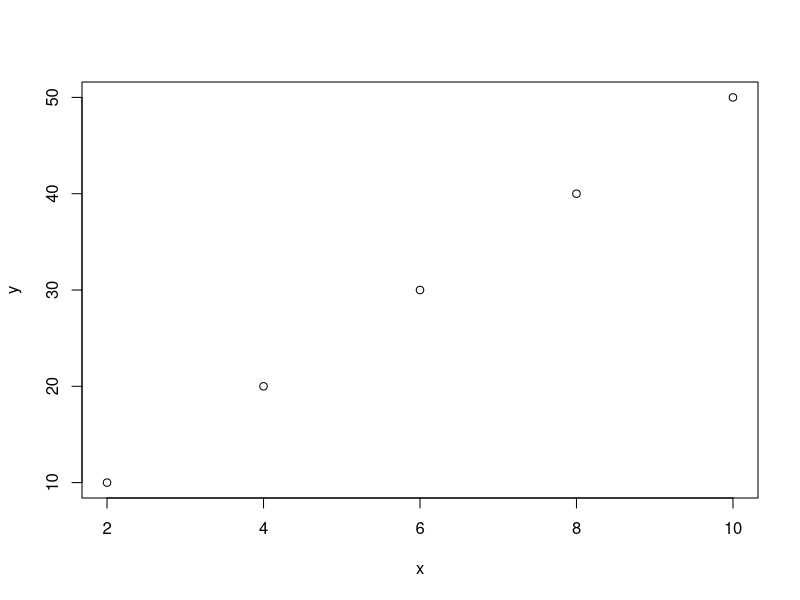

Source code (R): (Note: this script raises an error after producing the figure.)
## ---- chunk 1
x <- c(2, 4, 6, 8, 10)
y <- c(10, 20, 30, 40, 50)
## ---- chunk 2
x
## ---- chunk 3
plot(x, y)
## ---- chunk 4
x <- c(2)
y <- c(10, 20, 30, 40, 50)
plot(x, y)
## ---- chunk 5
x <- c(2, 2, 2, 2, 2)
y <- c(10, 20, 30, 40, 50)
plot(x, y)
length(x)
length(y)
## ---- chunk 6
A <- c(2, 2, 2, 2, 2)
B <- c(10, 20, 30, 40, 50)
plot(A, B)
## ---- chunk 7
a <- c(1, 3, 5)
a <- c(2, 4, 5, 6, 7)
b <- c(2, 2, 4, 6)
b <- c(2, 4, 6)
## ---- chunk 8
help(plot)
## ---- chunk 9
x <- c(2, 4, 6, 8, 10)
y <- c(10, 20, 30, 40, 50)
plot(x,y, xlab = "temperature (degrees C)", ylab = "growth rate (cm)")
## ---- chunk 10
plot(x,y, pch = 17, xlab = "temperature (degrees C)", ylab = "growth rate (cm)")
## ---- chunk 11
plot(pch = 17, ylab = "growth rate (cm)", xlab = "temperature (degrees C)", y, x)
## ---- chunk 12
temp <- c(5, 8, 12, 16, 20, 23)
## ---- chunk 13
fishA <- c(36, 42, 59, 73, 88, 96)
## ---- chunk 14
fishB <- c(40, 49, 61, 71, 82, 90)
## ---- chunk 15
plot(temp, fishA, pch = 17, xlab = "temperature (degrees C)", ylab = "opercular beats (bpm)")
## ---- chunk 16
plot(temp, fishA, pch = 17, xlab = "temperature (degrees C)", ylab = "opercular beats (bpm)")
points(temp, fishB, pch = 19, col = "dimgray")
## ---- chunk 17
plot(temp, fishA, pch = 17, type = "l", xlab = "temperature (degrees C)", ylab = "opercular beats (bpm)")
## ---- chunk 18
data(PlantGrowth)
## ---- chunk 19
head(PlantGrowth, 10)
## ---- chunk 20
tail(PlantGrowth)
## ---- chunk 21
levels(PlantGrowth$group)
## ---- chunk 22
boxplot(weight ~ group, data = PlantGrowth)
## ---- chunk 23
boxplot(weight ~ group, data = PlantGrowth, xlab = "Treatment Group", ylab = "Dried Biomass Weight (g)")
## ---- chunk 24
plot(PlantGrowth$group, PlantGrowth$weight)
## ---- chunk 25
PlantGrowth <- data.frame(group=PlantGrowth$group, weight=PlantGrowth$weight)
head(PlantGrowth)
## ---- chunk 26
plot(PlantGrowth)
## ---- chunk 27
knitr::include_graphics('./figures/ExportPlotWindow.jpg')
## ---- chunk 28
knitr::include_graphics('./figures/ExportPlot.jpg')
## ---- chunk 29
#++++++++++++++++++++++++++++++++++++++++++++
#generate a plot of point shapes which R knows about.
#++++++++++++++++++++++++++++++++++++++++++++
generateRPointShapes<-function(){
  oldPar<-par()
  par(font=2, mar=c(0.5,0,0,0))
  y=rev(c(rep(1,6),rep(2,5), rep(3,5), rep(4,5), rep(5,5)))
  x=c(rep(1:5,5),6)
  plot(x, y, pch = 0:25, cex=1.5, ylim=c(1,5.5), xlim=c(1,6.5), 
       axes=FALSE, xlab="", ylab="", bg="blue")
  text(x, y, labels=0:25, pos=3)
  par(mar=oldPar$mar,font=oldPar$font )
}
generateRPointShapes()
